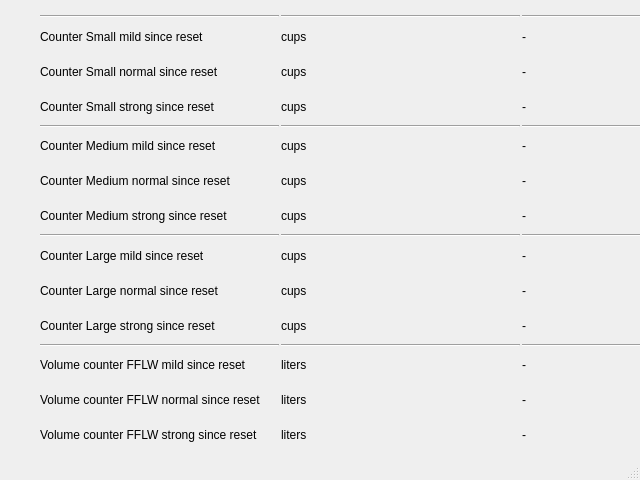
<?xml version="1.0" encoding="UTF-8"?>
<ui version="4.0">
 <class>WBSDButtonCounters</class>
 <widget class="QMainWindow" name="WBSDButtonCounters">
  <property name="geometry">
   <rect>
    <x>0</x>
    <y>0</y>
    <width>640</width>
    <height>480</height>
   </rect>
  </property>
  <property name="windowTitle">
   <string/>
  </property>
  <widget class="QWidget" name="centralwidget">
   <widget class="QWidget" name="gridLayoutWidget">
    <property name="geometry">
     <rect>
      <x>10</x>
      <y>10</y>
      <width>781</width>
      <height>959</height>
     </rect>
    </property>
    <layout class="QGridLayout" name="gridLayout" columnstretch="0,0,0">
     <property name="leftMargin">
      <number>30</number>
     </property>
     <property name="topMargin">
      <number>5</number>
     </property>
     <property name="rightMargin">
      <number>30</number>
     </property>
     <property name="bottomMargin">
      <number>5</number>
     </property>
     <property name="spacing">
      <number>2</number>
     </property>
     <item row="26" column="0">
      <widget class="QLabel" name="label_20">
       <property name="text">
        <string>Counter Large mild since start</string>
       </property>
      </widget>
     </item>
     <item row="32" column="0">
      <widget class="QLabel" name="label_27">
       <property name="text">
        <string>Volume counter FFLW strong since start</string>
       </property>
      </widget>
     </item>
     <item row="18" column="2">
      <widget class="QLabel" name="smallMildNr">
       <property name="text">
        <string>-</string>
       </property>
      </widget>
     </item>
     <item row="0" column="0">
      <widget class="Line" name="line">
       <property name="orientation">
        <enum>Qt::Horizontal</enum>
       </property>
      </widget>
     </item>
     <item row="12" column="1">
      <widget class="Line" name="line_29">
       <property name="orientation">
        <enum>Qt::Horizontal</enum>
       </property>
      </widget>
     </item>
     <item row="4" column="2">
      <widget class="Line" name="line_12">
       <property name="orientation">
        <enum>Qt::Horizontal</enum>
       </property>
      </widget>
     </item>
     <item row="8" column="0">
      <widget class="Line" name="line_19">
       <property name="orientation">
        <enum>Qt::Horizontal</enum>
       </property>
      </widget>
     </item>
     <item row="12" column="0">
      <widget class="Line" name="line_28">
       <property name="orientation">
        <enum>Qt::Horizontal</enum>
       </property>
      </widget>
     </item>
     <item row="4" column="1">
      <widget class="Line" name="line_11">
       <property name="orientation">
        <enum>Qt::Horizontal</enum>
       </property>
      </widget>
     </item>
     <item row="12" column="2">
      <widget class="Line" name="line_30">
       <property name="orientation">
        <enum>Qt::Horizontal</enum>
       </property>
      </widget>
     </item>
     <item row="8" column="1">
      <widget class="Line" name="line_20">
       <property name="orientation">
        <enum>Qt::Horizontal</enum>
       </property>
      </widget>
     </item>
     <item row="8" column="2">
      <widget class="Line" name="line_21">
       <property name="orientation">
        <enum>Qt::Horizontal</enum>
       </property>
      </widget>
     </item>
     <item row="19" column="2">
      <widget class="QLabel" name="smallNormalNr">
       <property name="text">
        <string>-</string>
       </property>
      </widget>
     </item>
     <item row="22" column="2">
      <widget class="QLabel" name="mediumMildNr">
       <property name="text">
        <string>-</string>
       </property>
      </widget>
     </item>
     <item row="10" column="0">
      <widget class="QLabel" name="label_11">
       <property name="text">
        <string>Counter Large normal since reset</string>
       </property>
      </widget>
     </item>
     <item row="16" column="2">
      <widget class="QLabel" name="rtdVol">
       <property name="text">
        <string>-</string>
       </property>
      </widget>
     </item>
     <item row="7" column="0">
      <widget class="QLabel" name="label_9">
       <property name="text">
        <string>Counter Medium strong since reset</string>
       </property>
      </widget>
     </item>
     <item row="31" column="0">
      <widget class="QLabel" name="label_28">
       <property name="text">
        <string>Volume counter FFLW normal since start</string>
       </property>
      </widget>
     </item>
     <item row="3" column="2">
      <widget class="QLabel" name="smallStrong">
       <property name="text">
        <string>-</string>
       </property>
      </widget>
     </item>
     <item row="20" column="2">
      <widget class="QLabel" name="smallStrongNr">
       <property name="text">
        <string>-</string>
       </property>
      </widget>
     </item>
     <item row="5" column="0">
      <widget class="QLabel" name="label_7">
       <property name="text">
        <string>Counter Medium mild since reset</string>
       </property>
      </widget>
     </item>
     <item row="7" column="2">
      <widget class="QLabel" name="mediumStrong">
       <property name="text">
        <string>-</string>
       </property>
      </widget>
     </item>
     <item row="20" column="0">
      <widget class="QLabel" name="label_6">
       <property name="text">
        <string>Counter Small strong since start</string>
       </property>
      </widget>
     </item>
     <item row="24" column="2">
      <widget class="QLabel" name="mediumStrongNr">
       <property name="text">
        <string>-</string>
       </property>
      </widget>
     </item>
     <item row="9" column="2">
      <widget class="QLabel" name="largeMild">
       <property name="text">
        <string>-</string>
       </property>
      </widget>
     </item>
     <item row="10" column="2">
      <widget class="QLabel" name="largeNormal">
       <property name="text">
        <string>-</string>
       </property>
      </widget>
     </item>
     <item row="28" column="0">
      <widget class="QLabel" name="label_22">
       <property name="text">
        <string>Counter Large strong since start</string>
       </property>
      </widget>
     </item>
     <item row="16" column="0">
      <widget class="QLabel" name="label_16">
       <property name="text">
        <string>Volume counter RTD total since reset</string>
       </property>
      </widget>
     </item>
     <item row="13" column="2">
      <widget class="QLabel" name="fflwMild">
       <property name="text">
        <string>-</string>
       </property>
      </widget>
     </item>
     <item row="33" column="0">
      <widget class="QLabel" name="label_25">
       <property name="text">
        <string>Volume counter RTD total since start</string>
       </property>
      </widget>
     </item>
     <item row="26" column="2">
      <widget class="QLabel" name="largeMildNr">
       <property name="text">
        <string>-</string>
       </property>
      </widget>
     </item>
     <item row="5" column="2">
      <widget class="QLabel" name="mediumMild">
       <property name="text">
        <string>-</string>
       </property>
      </widget>
     </item>
     <item row="27" column="2">
      <widget class="QLabel" name="largeNormalNr">
       <property name="text">
        <string>-</string>
       </property>
      </widget>
     </item>
     <item row="23" column="2">
      <widget class="QLabel" name="mediumNormalNr">
       <property name="text">
        <string>-</string>
       </property>
      </widget>
     </item>
     <item row="30" column="0">
      <widget class="QLabel" name="label_26">
       <property name="text">
        <string>Volume counter FFLW mild since start</string>
       </property>
      </widget>
     </item>
     <item row="6" column="0">
      <widget class="QLabel" name="label_8">
       <property name="text">
        <string>Counter Medium normal since reset</string>
       </property>
      </widget>
     </item>
     <item row="24" column="0">
      <widget class="QLabel" name="label_19">
       <property name="text">
        <string>Counter Medium strong since start</string>
       </property>
      </widget>
     </item>
     <item row="23" column="0">
      <widget class="QLabel" name="label_18">
       <property name="text">
        <string>Counter Medium normal since start</string>
       </property>
      </widget>
     </item>
     <item row="27" column="0">
      <widget class="QLabel" name="label_21">
       <property name="text">
        <string>Counter Large normal since start</string>
       </property>
      </widget>
     </item>
     <item row="14" column="0">
      <widget class="QLabel" name="label_15">
       <property name="text">
        <string>Volume counter FFLW normal since reset</string>
       </property>
      </widget>
     </item>
     <item row="15" column="0">
      <widget class="QLabel" name="label_14">
       <property name="text">
        <string>Volume counter FFLW strong since reset</string>
       </property>
      </widget>
     </item>
     <item row="13" column="0">
      <widget class="QLabel" name="label_13">
       <property name="text">
        <string>Volume counter FFLW mild since reset</string>
       </property>
      </widget>
     </item>
     <item row="22" column="0">
      <widget class="QLabel" name="label_17">
       <property name="text">
        <string>Counter Medium mild since start</string>
       </property>
      </widget>
     </item>
     <item row="2" column="0">
      <widget class="QLabel" name="label_2">
       <property name="enabled">
        <bool>true</bool>
       </property>
       <property name="text">
        <string>Counter Small normal since reset</string>
       </property>
      </widget>
     </item>
     <item row="28" column="2">
      <widget class="QLabel" name="largeStrongNr">
       <property name="text">
        <string>-</string>
       </property>
      </widget>
     </item>
     <item row="19" column="0">
      <widget class="QLabel" name="label_5">
       <property name="text">
        <string>Counter Small normal since start</string>
       </property>
      </widget>
     </item>
     <item row="2" column="2">
      <widget class="QLabel" name="smallNormal">
       <property name="text">
        <string>-</string>
       </property>
      </widget>
     </item>
     <item row="9" column="0">
      <widget class="QLabel" name="label_10">
       <property name="text">
        <string>Counter Large mild since reset</string>
       </property>
      </widget>
     </item>
     <item row="11" column="0">
      <widget class="QLabel" name="label_12">
       <property name="text">
        <string>Counter Large strong since reset</string>
       </property>
      </widget>
     </item>
     <item row="3" column="0">
      <widget class="QLabel" name="label_3">
       <property name="text">
        <string>Counter Small strong since reset</string>
       </property>
      </widget>
     </item>
     <item row="1" column="2">
      <widget class="QLabel" name="smallMild">
       <property name="text">
        <string>-</string>
       </property>
      </widget>
     </item>
     <item row="1" column="0">
      <widget class="QLabel" name="label">
       <property name="enabled">
        <bool>true</bool>
       </property>
       <property name="text">
        <string>Counter Small mild since reset</string>
       </property>
      </widget>
     </item>
     <item row="11" column="2">
      <widget class="QLabel" name="largeStrong">
       <property name="text">
        <string>-</string>
       </property>
      </widget>
     </item>
     <item row="18" column="0">
      <widget class="QLabel" name="label_4">
       <property name="text">
        <string>Counter Small mild since start</string>
       </property>
      </widget>
     </item>
     <item row="30" column="2">
      <widget class="QLabel" name="fflwMildNr">
       <property name="text">
        <string>-</string>
       </property>
      </widget>
     </item>
     <item row="31" column="2">
      <widget class="QLabel" name="fflwNormalNr">
       <property name="text">
        <string>-</string>
       </property>
      </widget>
     </item>
     <item row="32" column="2">
      <widget class="QLabel" name="fflwStrongNr">
       <property name="text">
        <string>-</string>
       </property>
      </widget>
     </item>
     <item row="33" column="2">
      <widget class="QLabel" name="rtdVolNr">
       <property name="text">
        <string>-</string>
       </property>
      </widget>
     </item>
     <item row="13" column="1">
      <widget class="QLabel" name="lblUnitLiters0">
       <property name="text">
        <string>liters</string>
       </property>
      </widget>
     </item>
     <item row="14" column="1">
      <widget class="QLabel" name="lblUnitLiters1">
       <property name="text">
        <string>liters</string>
       </property>
      </widget>
     </item>
     <item row="15" column="1">
      <widget class="QLabel" name="lblUnitLiters3">
       <property name="text">
        <string>liters</string>
       </property>
      </widget>
     </item>
     <item row="16" column="1">
      <widget class="QLabel" name="lblUnitLiters4">
       <property name="text">
        <string>liters</string>
       </property>
      </widget>
     </item>
     <item row="30" column="1">
      <widget class="QLabel" name="lblUnitLiters5">
       <property name="text">
        <string>liters</string>
       </property>
      </widget>
     </item>
     <item row="31" column="1">
      <widget class="QLabel" name="lblUnitLiters6">
       <property name="text">
        <string>liters</string>
       </property>
      </widget>
     </item>
     <item row="32" column="1">
      <widget class="QLabel" name="lblUnitLiters7">
       <property name="text">
        <string>liters</string>
       </property>
      </widget>
     </item>
     <item row="33" column="1">
      <widget class="QLabel" name="lblUnitLiters8">
       <property name="text">
        <string>liters</string>
       </property>
      </widget>
     </item>
     <item row="17" column="2">
      <widget class="Line" name="line_42">
       <property name="orientation">
        <enum>Qt::Horizontal</enum>
       </property>
      </widget>
     </item>
     <item row="17" column="1">
      <widget class="Line" name="line_41">
       <property name="orientation">
        <enum>Qt::Horizontal</enum>
       </property>
      </widget>
     </item>
     <item row="0" column="2">
      <widget class="Line" name="line_9">
       <property name="orientation">
        <enum>Qt::Horizontal</enum>
       </property>
      </widget>
     </item>
     <item row="4" column="0">
      <widget class="Line" name="line_10">
       <property name="orientation">
        <enum>Qt::Horizontal</enum>
       </property>
      </widget>
     </item>
     <item row="0" column="1">
      <widget class="Line" name="line_8">
       <property name="orientation">
        <enum>Qt::Horizontal</enum>
       </property>
      </widget>
     </item>
     <item row="17" column="0">
      <widget class="Line" name="line_40">
       <property name="orientation">
        <enum>Qt::Horizontal</enum>
       </property>
      </widget>
     </item>
     <item row="15" column="2">
      <widget class="QLabel" name="fflwStrong">
       <property name="text">
        <string>-</string>
       </property>
      </widget>
     </item>
     <item row="14" column="2">
      <widget class="QLabel" name="fflwNormal">
       <property name="text">
        <string>-</string>
       </property>
      </widget>
     </item>
     <item row="6" column="2">
      <widget class="QLabel" name="mediumNormal">
       <property name="text">
        <string>-</string>
       </property>
      </widget>
     </item>
     <item row="21" column="0">
      <widget class="Line" name="line_49">
       <property name="orientation">
        <enum>Qt::Horizontal</enum>
       </property>
      </widget>
     </item>
     <item row="21" column="1">
      <widget class="Line" name="line_50">
       <property name="orientation">
        <enum>Qt::Horizontal</enum>
       </property>
      </widget>
     </item>
     <item row="21" column="2">
      <widget class="Line" name="line_51">
       <property name="orientation">
        <enum>Qt::Horizontal</enum>
       </property>
      </widget>
     </item>
     <item row="25" column="2">
      <widget class="Line" name="line_60">
       <property name="orientation">
        <enum>Qt::Horizontal</enum>
       </property>
      </widget>
     </item>
     <item row="25" column="1">
      <widget class="Line" name="line_59">
       <property name="orientation">
        <enum>Qt::Horizontal</enum>
       </property>
      </widget>
     </item>
     <item row="25" column="0">
      <widget class="Line" name="line_58">
       <property name="orientation">
        <enum>Qt::Horizontal</enum>
       </property>
      </widget>
     </item>
     <item row="29" column="0">
      <widget class="Line" name="line_67">
       <property name="orientation">
        <enum>Qt::Horizontal</enum>
       </property>
      </widget>
     </item>
     <item row="29" column="1">
      <widget class="Line" name="line_68">
       <property name="orientation">
        <enum>Qt::Horizontal</enum>
       </property>
      </widget>
     </item>
     <item row="29" column="2">
      <widget class="Line" name="line_69">
       <property name="orientation">
        <enum>Qt::Horizontal</enum>
       </property>
      </widget>
     </item>
     <item row="34" column="0">
      <widget class="Line" name="line_79">
       <property name="orientation">
        <enum>Qt::Horizontal</enum>
       </property>
      </widget>
     </item>
     <item row="34" column="1">
      <widget class="Line" name="line_80">
       <property name="orientation">
        <enum>Qt::Horizontal</enum>
       </property>
      </widget>
     </item>
     <item row="34" column="2">
      <widget class="Line" name="line_81">
       <property name="orientation">
        <enum>Qt::Horizontal</enum>
       </property>
      </widget>
     </item>
     <item row="1" column="1">
      <widget class="QLabel" name="label_23">
       <property name="text">
        <string>cups</string>
       </property>
      </widget>
     </item>
     <item row="2" column="1">
      <widget class="QLabel" name="label_24">
       <property name="text">
        <string>cups</string>
       </property>
      </widget>
     </item>
     <item row="3" column="1">
      <widget class="QLabel" name="label_29">
       <property name="text">
        <string>cups</string>
       </property>
      </widget>
     </item>
     <item row="5" column="1">
      <widget class="QLabel" name="label_30">
       <property name="text">
        <string>cups</string>
       </property>
      </widget>
     </item>
     <item row="6" column="1">
      <widget class="QLabel" name="label_31">
       <property name="text">
        <string>cups</string>
       </property>
      </widget>
     </item>
     <item row="7" column="1">
      <widget class="QLabel" name="label_32">
       <property name="text">
        <string>cups</string>
       </property>
      </widget>
     </item>
     <item row="9" column="1">
      <widget class="QLabel" name="label_33">
       <property name="text">
        <string>cups</string>
       </property>
      </widget>
     </item>
     <item row="10" column="1">
      <widget class="QLabel" name="label_34">
       <property name="text">
        <string>cups</string>
       </property>
      </widget>
     </item>
     <item row="11" column="1">
      <widget class="QLabel" name="label_35">
       <property name="text">
        <string>cups</string>
       </property>
      </widget>
     </item>
     <item row="18" column="1">
      <widget class="QLabel" name="label_36">
       <property name="text">
        <string>cups</string>
       </property>
      </widget>
     </item>
     <item row="19" column="1">
      <widget class="QLabel" name="label_37">
       <property name="text">
        <string>cups</string>
       </property>
      </widget>
     </item>
     <item row="20" column="1">
      <widget class="QLabel" name="label_38">
       <property name="text">
        <string>cups</string>
       </property>
      </widget>
     </item>
     <item row="22" column="1">
      <widget class="QLabel" name="label_39">
       <property name="text">
        <string>cups</string>
       </property>
      </widget>
     </item>
     <item row="23" column="1">
      <widget class="QLabel" name="label_40">
       <property name="text">
        <string>cups</string>
       </property>
      </widget>
     </item>
     <item row="24" column="1">
      <widget class="QLabel" name="label_41">
       <property name="text">
        <string>cups</string>
       </property>
      </widget>
     </item>
     <item row="26" column="1">
      <widget class="QLabel" name="label_42">
       <property name="text">
        <string>cups</string>
       </property>
      </widget>
     </item>
     <item row="27" column="1">
      <widget class="QLabel" name="label_43">
       <property name="text">
        <string>cups</string>
       </property>
      </widget>
     </item>
     <item row="28" column="1">
      <widget class="QLabel" name="label_44">
       <property name="text">
        <string>cups</string>
       </property>
      </widget>
     </item>
    </layout>
   </widget>
  </widget>
  <widget class="QMenuBar" name="menubar">
   <property name="geometry">
    <rect>
     <x>0</x>
     <y>0</y>
     <width>640</width>
     <height>21</height>
    </rect>
   </property>
  </widget>
  <widget class="QStatusBar" name="statusbar"/>
 </widget>
 <resources/>
 <connections/>
</ui>
